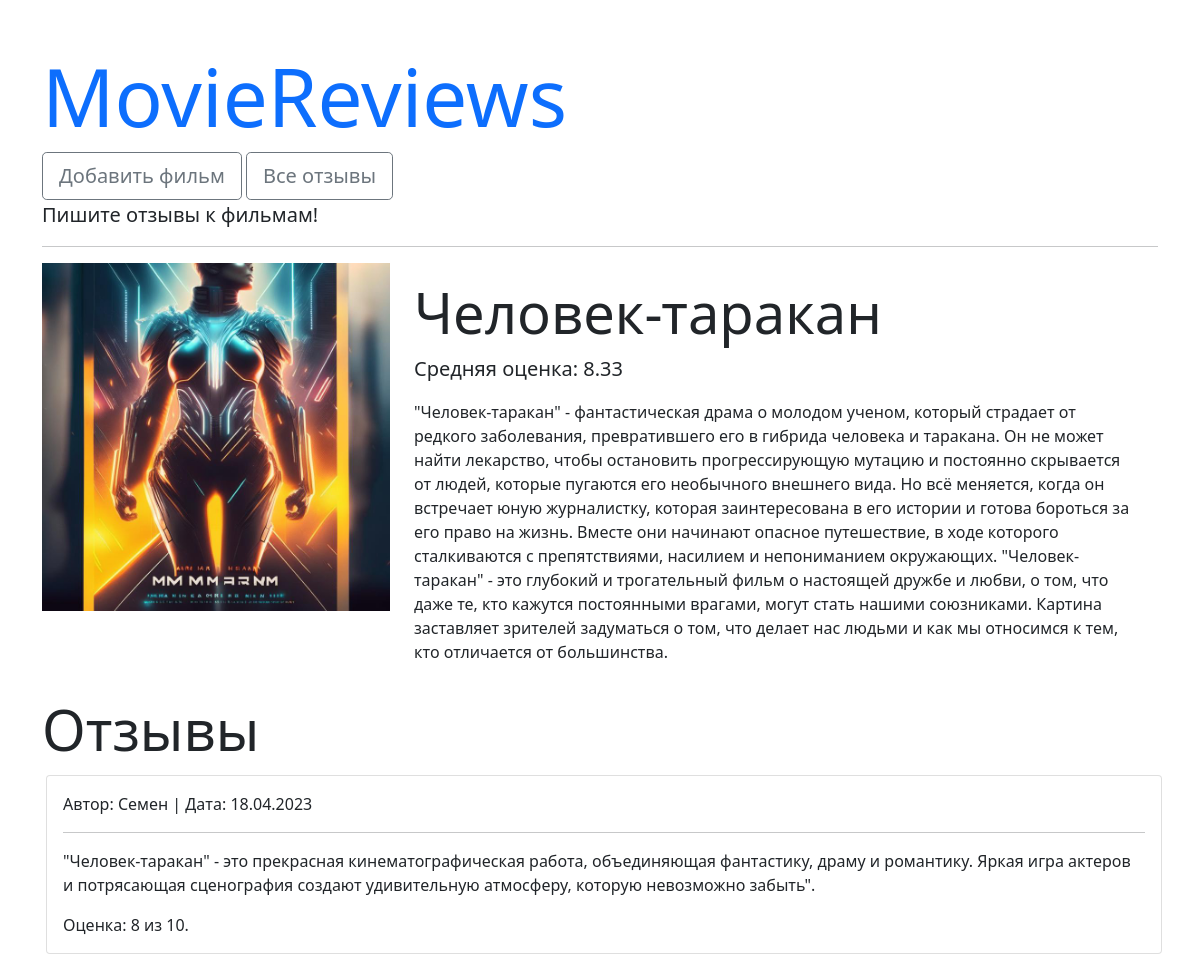
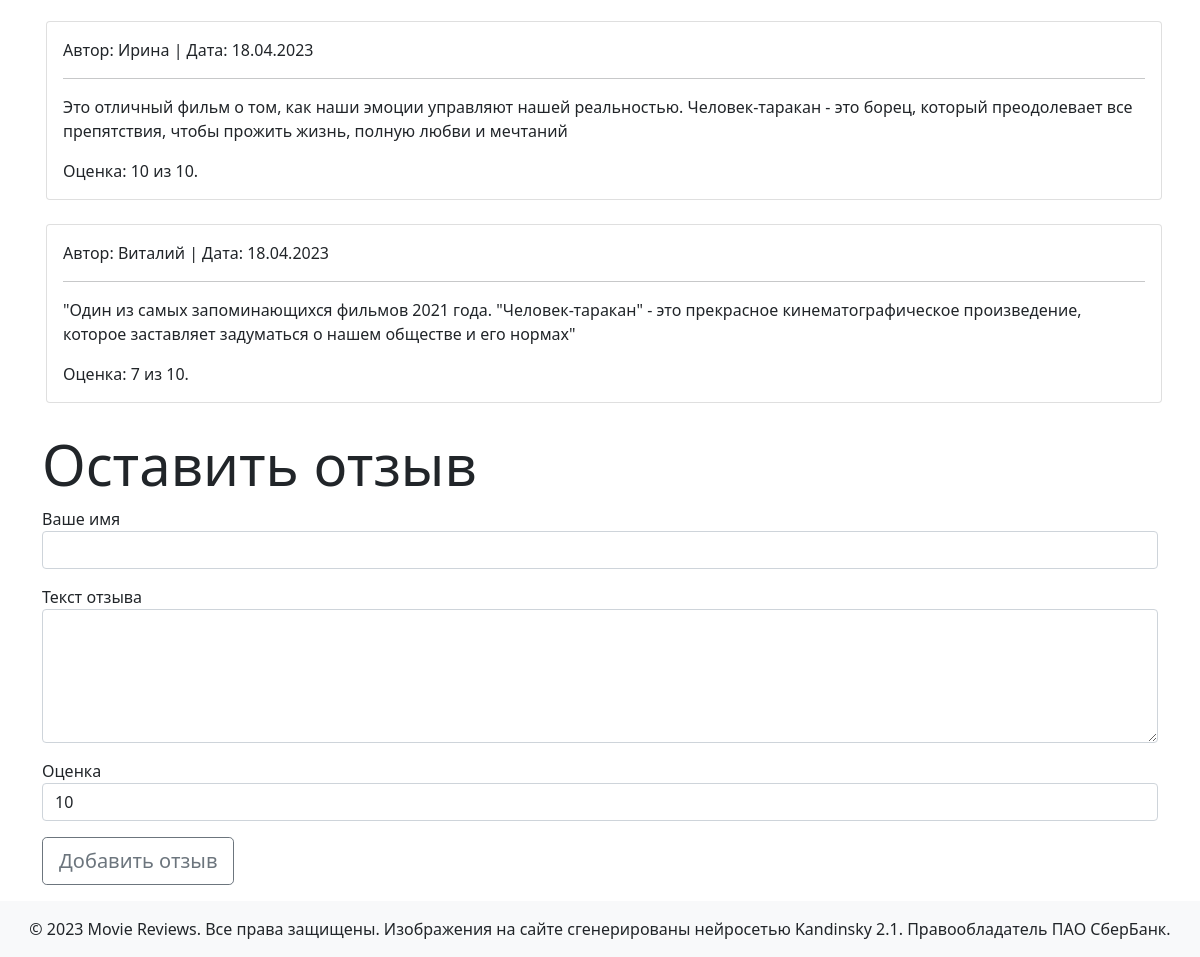
Page /movie/3 on the committed database (2 pictures, top to bottom).
### models.py (models this page shows, shortened)
class Movie(db.Model):
    id = db.Column(db.Integer, primary_key=True)
    title = db.Column(db.String(255), nullable=False)
    description = db.Column(db.Text, nullable=False)
    image = db.Column(db.String(255), nullable=False)
    reviews = db.relationship('Review', back_populates='movie')

class Review(db.Model):
    id = db.Column(db.Integer, primary_key=True)
    name = db.Column(db.String(255), nullable=False)
    text = db.Column(db.Text, nullable=False)
    created_date = db.Column(db.DateTime, default=datetime.utcnow)
    score = db.Column(db.Integer, nullable=False)
    movie_id = db.Column(db.Integer, db.ForeignKey('movie.id', ondelete="CASCADE"))
    movie = db.relationship('Movie', back_populates='reviews')

### views.py (the view, shortened to what this page needs)
@app.route('/movie/<int:id>', methods=['GET', 'POST'])
def movie(id):
    movie = Movie.query.get(id)
    if movie.reviews:
        avg_score = round(sum(review.score for review in movie.reviews) / len(movie.reviews), 2)
    else:
        avg_score = 0
    form = ReviewForm(score=10)
    return render_template('movie.html',
                           movie=movie,
                           avg_score=avg_score,
                           form=form)

### forms.py
class ReviewForm(FlaskForm):
    name = StringField('Ваше имя',
                       validators=[DataRequired(message="Поле не должно быть пустым")])
    text = TextAreaField('Текст отзыва',
                         validators=[DataRequired(message="Поле не должно быть пустым")])
    score = SelectField('Оценка',
                        choices=[(i, i) for i in range(1, 11)])
    submit = SubmitField('Добавить отзыв')

### templates/movie.html
{% extends 'base.html' %}
{% block content %}
  <div class="row mb-3">
    <div class="col-md-4">
      {% if movie.image %}
        <img class="img-fluid" src="{{ url_for('static', filename='images/' + movie.image) }}">
      {% endif %}
    </div>
    <div class="col-md-8">
      <h1 class="mt-3 display-4">{{ movie.title }}</h1>
      {% if avg_score %}
        <p class="lead">Средняя оценка: {{ avg_score }}</p>
      {% endif %}
      <p>{{ movie.description }}</p>
    </div>
  </div>
  <h1 class="display-4">Отзывы</h1>
  <div class="m-1">
    {% for review in movie.reviews %}
      <div class="card mb-4">
        <div class="card-body">
          <p class="card-text">Автор: {{ review.name }} | Дата: {{ review.created_date.strftime('%d.%m.%Y') }}</p>
          <hr>
          <p class="card-text font-italic">{{ review.text }}</p>
          <p class="card-text font-italic">Оценка: {{ review.score }} из 10.</p>
        </div>
      </div>
    {% else %}
      <p>Отзывов еще нет, но вы можете оставить первый!</p>
    {% endfor %}
  </div>
  <h1 class="display-4">Оставить отзыв</h1>
  {% include 'add_review.html' %}
{% endblock content %}

### rows in the picture
Movie: image (picture), title "Человек-таракан", description "\"Человек-таракан\" - фантастическая драма о молодом ученом, который страдает от редкого заболевания, превратившего его в гибрида человека и таракана. Он не может найти лекарство, чтобы остановить прогрессирующую мутацию и постоянно скрывается от людей, которые пугаются его необычного внешнего вида. Но всё меняется, когда он встречает юную журналистку, которая заинтересована в его истории и готова бороться за его право на жизнь. Вместе они начинают опасное путешествие, в ходе которого сталкиваются с препятствиями, насилием и непониманием окружающих. \"Человек-таракан\" - это глубокий и трогательный фильм о настоящей дружбе и любви, о том, что даже те, кто кажутся постоянными врагами, могут…"
Review: name "Семен", created_date "18.04.2023", text "\"Человек-таракан\" - это прекрасная кинематографическая работа, объединяющая фантастику, драму и романтику. Яркая игра актеров и потрясающая сценография создают удивительную атмосферу, которую невозможно забыть\".", score "8"
Review: name "Ирина", created_date "18.04.2023", text "Это отличный фильм о том, как наши эмоции управляют нашей реальностью. Человек-таракан - это борец, который преодолевает все препятствия, чтобы прожить жизнь, полную любви и мечтаний", score "10"
Review: name "Виталий", created_date "18.04.2023", text "\"Один из самых запоминающихся фильмов 2021 года. \"Человек-таракан\" - это прекрасное кинематографическое произведение, которое заставляет задуматься о нашем обществе и его нормах\"", score "7"

### other values in the picture
{{ avg_score }} "8.33"
